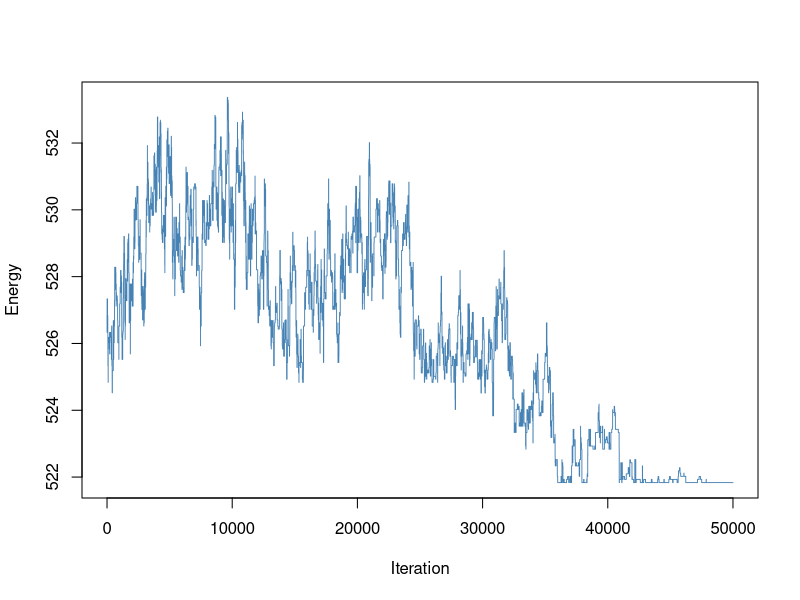

Recreate this plot in R. (Note: a time limit stopped this script after it produced the figure.)
##----------------------------------------------------------------------
## EVERYTHING YOU NEED TO CHANGE IS IN THIS SECTION OR THE FINAL SECTION

# Shortage of doctors, close to real numbers ratio
# Number of doctors available
# in realty before scaled down
ndoctors <- 20

# Number of nurses
nnurses <- 50

# Number of days in the schedule
ndays <- 7

# In US, on average each 12 hour shift,

# Number of staff present for each shift (must have same # of shifts)
# e.g., c(2, 3, 3) has three shifts with 2, 3, 3 people respectively
# Ideally, especially for urgent care, a higher doctor to nurse ratio is better
# 1:2 nurse to patient ratio
# 1 doctor : 2 nurses or fewer at all times
# 14-19: 16 patients per 12 hour shift
# Ideal
doctorstaffing <- c(4, 6)
nursestaffing <- c(8, 12)

# Penalties for violating each of six constraints
# Penalty 1: Each instance of two consecutive shifts (including overnight)
# Penalty 2: Each person who does not have two days off AT ALL
# Penalty 3: Each person who does not have two days off IN A ROW
# Penalty 4: Each instance of first shift following last shift on prev day
# Penalty 5: Each instance of working both weekend days (days 1, 2)
# Penalty 6: Weights for the stdev of nurses'/doctors' shifts in the schedule
#            (trying to make everyone work similar amounts)
#Penalty 7: Each instance of working more than three night shifts/week
penalties <- c(100, 100, 0.5, 5, 1, 2, 10)

# Number of iterations (if too small, might not be able to explore enough)
niter <- 50000

# The cooling schedule: what should the temperature be at step i out of n
coolingschedule <- function(i,n)
{
  # If you want greedy optimization, just fix some low temperature
  #return(1e-3)
  
  # Linear cooling schedule from 1 down to 0
  return(1 - (i/(n+1)))
}

## END OF PARAMETER SECTION
##----------------------------------------------------------------------

# (Some things which are calculated automatically)
doctorindices <- c(1,cumsum(doctorstaffing)+1)
nurseindices <- c(1,cumsum(nursestaffing)+1)
nshifts <- length(doctorstaffing)

# Function to calculate the "energy" (total cost of violations)
get_energy <- function(doctorsunwrapped, nursesunwrapped, penalties)
{
  return(get_energy_sub(doctorsunwrapped,penalties)+
           get_energy_sub(nursesunwrapped,penalties))
}

# ...calculates the energy contribution from doctors & nurses separately
get_energy_sub <- function(subsched, penalties) {
  max_night_shifts_allowed = 3
  energy <- 0
  
  # Array to keep track of total number of shifts worked by each worker
  totshift <- rep(0, dim(subsched)[1])
  
  # Array to keep track of the number of night shifts worked by each worker
  night_shifts <- rep(0, dim(subsched)[1])
  
  # Loop through each worker
  for (i in 1:dim(subsched)[1]) {
    # Count total shifts and night shifts for the current worker
    totshift[i] <- sum(subsched[i,,])
    night_shifts[i] <- sum(subsched[i,,] == 1)
    
    # Penalize if worker exceeds the max number of night shifts allowed (penalize each night shift over the limit)
    if (night_shifts[i] > max_night_shifts_allowed) {
      energy <- energy + penalties[7] * (night_shifts[i] - max_night_shifts_allowed)
    }
    
    # Check the last shift and whether worker has the last day off
    lastshift <- subsched[i, ndays, nshifts]
    prevoff <- all(subsched[i, ndays,] == FALSE)
    
    daysoff <- 0
    twoinarow <- 1  # Variable for tracking consecutive days off
    
    # Check for consecutive shifts across weeks and days off in a row
    if (lastshift == 1) {
      lastshift <- lastshift + subsched[i, ndays, nshifts - 1]  # Check if last shift is consecutive to the previous week
    }
    
    # Loop through each day in the schedule
    for (j in 1:ndays) {
      # If the worker has the day off, check if it satisfies "two days off in a row" condition
      if (all(subsched[i, j,] == FALSE)) {
        daysoff <- daysoff + 1
        if (prevoff) {
          twoinarow <- 0  # No consecutive off days if previous day was also off
        }
        prevoff <- TRUE
      } else {
        # If worker worked on the second day of a weekend-like schedule, penalize
        if (!prevoff && j == 2) {
          energy <- energy + penalties[5]
        }
        prevoff <- FALSE
      }
      
      # Check for wraparound shift streaks and assess penalties
      if (subsched[i, j, 1] == 1) {
        lastshift <- lastshift + 1
        if (lastshift > 0) {
          energy <- energy + penalties[4]
        }
        if (lastshift > 1) {
          energy <- energy + penalties[1]
        }
      } else {
        lastshift <- 0  # Reset if no shift worked
      }
      
      # Loop through remaining shifts in the day
      for (k in 2:nshifts) {
        if (subsched[i, j, k] == 1) {
          lastshift <- lastshift + 1
          if (lastshift > 1) {
            energy <- energy + penalties[1]
          }
        } else {
          lastshift <- 0  # Reset for non-working shifts
        }
      }
    }
    
    # After finishing the week, assess penalties related to days off
    energy <- energy + twoinarow * penalties[3] + (daysoff < 2) * penalties[2]
  }
  
  # Penalize energy according to standard deviation among shifts
  energy <- energy + penalties[6] * sd(totshift)
  
  return(energy)
}

# Initial point: put people into the schedule in numerical order each day
totalspots <- ndays * sum(doctorstaffing)
initialloop <- rep(1:ndoctors, ceiling(totalspots/ndoctors))
doctorschedule <- matrix(initialloop[1:totalspots], nrow = sum(doctorstaffing), ncol = ndays)
totalspots <- ndays * sum(nursestaffing)
initialloop <- rep(1:nnurses, ceiling(totalspots/nnurses))
nurseschedule <- matrix(initialloop[1:totalspots], nrow = sum(nursestaffing), ncol = ndays)

# Fill in the "unwrapped" schedules (separate schedule for each worker)
doctorsunwrapped <- array(0, c(ndoctors,ndays,nshifts))
for (i in 1:ndays)
{
  for (j in 1:nshifts)
  {
    for (k in doctorindices[j]:(doctorindices[j+1]-1))
    {
      doctorsunwrapped[doctorschedule[k,i],i,j] <- 1
    }
  }
}

nursesunwrapped <- array(0, c(nnurses,ndays,nshifts))
for (i in 1:ndays)
{
  for (j in 1:nshifts)
  {
    for (k in nurseindices[j]:(nurseindices[j+1]-1))
    {
      nursesunwrapped[nurseschedule[k,i],i,j] <- 1
    }
  }
}

# Starting energy...
energy <- rep(0,niter)
energy[1] <- get_energy(doctorsunwrapped, nursesunwrapped, penalties)

# Now run the Gibbs sampler.
for (i in 2:niter)
{
  # Current temperature (from our cooling schedule)
  temperature <- coolingschedule(i,niter)
  
  # Flip a coin to switch either a doctor or a nurse shift.
  if (runif(1) < 0.5)
  {
    # Choose a random shift
    prop <- doctorschedule
    posx <- sample(1:sum(doctorstaffing),1)
    posy <- sample(1:ndays,1)
    
    # Calculate which workers are available to swap into that shift and pick one
    available <- 1:ndoctors
    myblock <- min(which(doctorindices>posx))-1
    for (j in doctorindices[myblock]:(doctorindices[myblock+1]-1))
    {
      if (j != posx)
      {
        available <- setdiff(available, doctorschedule[j,posy])
      }
    }
    prop[posx,posy] <- sample(available,1)
    propunwrapped <- doctorsunwrapped
    propunwrapped[doctorschedule[posx,posy],posy,myblock] <- 0
    propunwrapped[prop[posx,posy],posy,myblock] <- 1
    
    # Calculate energy of new configuration
    new_energy <- get_energy(propunwrapped, nursesunwrapped, penalties)
    
    # With the appropriate probability, update state/energy
    if(runif(1) < exp((energy[i-1]-new_energy)/temperature))
    {
      energy[i] <- new_energy
      doctorschedule <- prop
      doctorsunwrapped <- propunwrapped
    }
    else # otherwise, leave things as they stand.
    {
      energy[i] <- energy[i-1]
    }
  }
  else # same as above, but if you are swapping a nurse
  {
    prop <- nurseschedule
    posx <- sample(1:sum(nursestaffing),1)
    posy <- sample(1:ndays,1)
    available <- 1:nnurses
    myblock <- min(which(nurseindices>posx))-1
    for (j in nurseindices[myblock]:(nurseindices[myblock+1]-1))
    {
      if (j != posx)
      {
        available <- setdiff(available, nurseschedule[j,posy])
      }
    }
    prop[posx,posy] <- sample(available,1)
    
    propunwrapped <- nursesunwrapped
    propunwrapped[nurseschedule[posx,posy],posy,myblock] <- 0
    propunwrapped[prop[posx,posy],posy,myblock] <- 1
    
    new_energy <- get_energy(doctorsunwrapped, propunwrapped, penalties)
    
    if(runif(1) < exp((energy[i-1]-new_energy)/temperature))
    {
      energy[i] <- new_energy
      nurseschedule <- prop
      nursesunwrapped <- propunwrapped
    }
    else
    {
      energy[i] <- energy[i-1]
    }
  }
}

##----------------------------------------------------------------------
## EVERYTHING YOU NEED TO CHANGE IS IN THIS SECTION OR THE FIRST SECTION

# Number of staff present for each shift (must have same # of shifts)
# e.g., c(2, 3, 3) has three shifts with 2, 3, 3 people respectively
# Ideally, especially for urgent care, a higher doctor to nurse ratio is better

# Various things you might want to look at:

# Plotting the energy over time
plot(energy, type="l", col="#4682B4", lwd=0.9, xlab="Iteration", ylab="Energy")

# What was the lowest energy? (Is this necessarily the energy of the final state?)
min(energy)

# Check out our final schedule.
#  The columns are days. If there are three shifts of 2 workers,
#  the first 2 rows are shift 1, the next 2 rows are shift 2, etc.
#  Numbers in table correspond to workers. 1, 2, 3, ...
print(doctorschedule)
print(nurseschedule)

# If you want to look at an individual person's schedule,
#  check the "unwrapped" matrices. For example,
#  the shift schedule for doctor 3 is below; rows are days,
#  columns are shifts, 1 = working, 0 not working
print(doctorsunwrapped[3,,])

## END OF FINAL SECTION
##----------------------------------------------------------------------

# Greedy
##----------------------------------------------------------------------
## EVERYTHING YOU NEED TO CHANGE IS IN THIS SECTION OR THE FINAL SECTION

# Number of staff present for each shift (must have same # of shifts)
# e.g., c(2, 3, 3) has three shifts with 2, 3, 3 people respectively
# Ideally, especially for urgent care, a higher doctor to nurse ratio is better

# The cooling schedule: what should the temperature be at step i out of n
coolingschedule <- function(i,n)
{
  # If you want greedy optimization, just fix some low temperature
  return(1e-3)
}

## END OF PARAMETER SECTION
##----------------------------------------------------------------------

# (Some things which are calculated automatically)
doctorindices <- c(1,cumsum(doctorstaffing)+1)
nurseindices <- c(1,cumsum(nursestaffing)+1)
nshifts <- length(doctorstaffing)

# Initial point: put people into the schedule in numerical order each day
totalspots <- ndays * sum(doctorstaffing)
initialloop <- rep(1:ndoctors, ceiling(totalspots/ndoctors))
doctorschedule <- matrix(initialloop[1:totalspots], nrow = sum(doctorstaffing), ncol = ndays)
totalspots <- ndays * sum(nursestaffing)
initialloop <- rep(1:nnurses, ceiling(totalspots/nnurses))
nurseschedule <- matrix(initialloop[1:totalspots], nrow = sum(nursestaffing), ncol = ndays)

# Fill in the "unwrapped" schedules (separate schedule for each worker)
doctorsunwrapped <- array(0, c(ndoctors,ndays,nshifts))
for (i in 1:ndays)
{
  for (j in 1:nshifts)
  {
    for (k in doctorindices[j]:(doctorindices[j+1]-1))
    {
      doctorsunwrapped[doctorschedule[k,i],i,j] <- 1
    }
  }
}

nursesunwrapped <- array(0, c(nnurses,ndays,nshifts))
for (i in 1:ndays)
{
  for (j in 1:nshifts)
  {
    for (k in nurseindices[j]:(nurseindices[j+1]-1))
    {
      nursesunwrapped[nurseschedule[k,i],i,j] <- 1
    }
  }
}

# Starting energy...
energy <- rep(0,niter)
energy[1] <- get_energy(doctorsunwrapped, nursesunwrapped, penalties)

# Now run the Gibbs sampler.
for (i in 2:niter)
{
  # Current temperature (from our cooling schedule)
  temperature <- coolingschedule(i,niter)
  
  # Flip a coin to switch either a doctor or a nurse shift.
  if (runif(1) < 0.5)
  {
    # Choose a random shift
    prop <- doctorschedule
    posx <- sample(1:sum(doctorstaffing),1)
    posy <- sample(1:ndays,1)
    
    # Calculate which workers are available to swap into that shift and pick one
    available <- 1:ndoctors
    myblock <- min(which(doctorindices>posx))-1
    for (j in doctorindices[myblock]:(doctorindices[myblock+1]-1))
    {
      if (j != posx)
      {
        available <- setdiff(available, doctorschedule[j,posy])
      }
    }
    prop[posx,posy] <- sample(available,1)
    propunwrapped <- doctorsunwrapped
    propunwrapped[doctorschedule[posx,posy],posy,myblock] <- 0
    propunwrapped[prop[posx,posy],posy,myblock] <- 1
    
    # Calculate energy of new configuration
    new_energy <- get_energy(propunwrapped, nursesunwrapped, penalties)
    
    # With the appropriate probability, update state/energy
    if(runif(1) < exp((energy[i-1]-new_energy)/temperature))
    {
      energy[i] <- new_energy
      doctorschedule <- prop
      doctorsunwrapped <- propunwrapped
    }
    else # otherwise, leave things as they stand.
    {
      energy[i] <- energy[i-1]
    }
  }
  else # same as above, but if you are swapping a nurse
  {
    prop <- nurseschedule
    posx <- sample(1:sum(nursestaffing),1)
    posy <- sample(1:ndays,1)
    available <- 1:nnurses
    myblock <- min(which(nurseindices>posx))-1
    for (j in nurseindices[myblock]:(nurseindices[myblock+1]-1))
    {
      if (j != posx)
      {
        available <- setdiff(available, nurseschedule[j,posy])
      }
    }
    prop[posx,posy] <- sample(available,1)
    
    propunwrapped <- nursesunwrapped
    propunwrapped[nurseschedule[posx,posy],posy,myblock] <- 0
    propunwrapped[prop[posx,posy],posy,myblock] <- 1
    
    new_energy <- get_energy(doctorsunwrapped, propunwrapped, penalties)
    
    if(runif(1) < exp((energy[i-1]-new_energy)/temperature))
    {
      energy[i] <- new_energy
      nurseschedule <- prop
      nursesunwrapped <- propunwrapped
    }
    else
    {
      energy[i] <- energy[i-1]
    }
  }
}

##----------------------------------------------------------------------
## EVERYTHING YOU NEED TO CHANGE IS IN THIS SECTION OR THE FIRST SECTION

# Various things you might want to look at:
# Plotting the energy over time
lines(energy, type = "l", col = "#FFA500", lwd = 0.9, xlab = "Iteration", ylab = "Energy")

# What was the lowest energy? (Is this necessarily the energy of the final state?)
min(energy)

# Check out our final schedule.
#  The columns are days. If there are three shifts of 2 workers,
#  the first 2 rows are shift 1, the next 2 rows are shift 2, etc.
#  Numbers in table correspond to workers. 1, 2, 3, ...
print(doctorschedule)
print(nurseschedule)

# If you want to look at an individual person's schedule,
#  check the "unwrapped" matrices. For example,
#  the shift schedule for doctor 3 is below; rows are days,
#  columns are shifts, 1 = working, 0 not working
print(doctorsunwrapped[3,,])

## END OF FINAL SECTION
##----------------------------------------------------------------------


#Log
##----------------------------------------------------------------------
## EVERYTHING YOU NEED TO CHANGE IS IN THIS SECTION OR THE FINAL SECTION

# Number of staff present for each shift (must have same # of shifts)
# e.g., c(2, 3, 3) has three shifts with 2, 3, 3 people respectively
# Ideally, especially for urgent care, a higher doctor to nurse ratio is better

# The cooling schedule: what should the temperature be at step i out of n
coolingschedule <- function(i,n)
{
  # Log cooling schedule
  return(0.02/log(1+(i+1)/n))
}

## END OF PARAMETER SECTION
##----------------------------------------------------------------------

# (Some things which are calculated automatically)
doctorindices <- c(1,cumsum(doctorstaffing)+1)
nurseindices <- c(1,cumsum(nursestaffing)+1)
nshifts <- length(doctorstaffing)

# Initial point: put people into the schedule in numerical order each day
totalspots <- ndays * sum(doctorstaffing)
initialloop <- rep(1:ndoctors, ceiling(totalspots/ndoctors))
doctorschedule <- matrix(initialloop[1:totalspots], nrow = sum(doctorstaffing), ncol = ndays)
totalspots <- ndays * sum(nursestaffing)
initialloop <- rep(1:nnurses, ceiling(totalspots/nnurses))
nurseschedule <- matrix(initialloop[1:totalspots], nrow = sum(nursestaffing), ncol = ndays)

# Fill in the "unwrapped" schedules (separate schedule for each worker)
doctorsunwrapped <- array(0, c(ndoctors,ndays,nshifts))
for (i in 1:ndays)
{
  for (j in 1:nshifts)
  {
    for (k in doctorindices[j]:(doctorindices[j+1]-1))
    {
      doctorsunwrapped[doctorschedule[k,i],i,j] <- 1
    }
  }
}

nursesunwrapped <- array(0, c(nnurses,ndays,nshifts))
for (i in 1:ndays)
{
  for (j in 1:nshifts)
  {
    for (k in nurseindices[j]:(nurseindices[j+1]-1))
    {
      nursesunwrapped[nurseschedule[k,i],i,j] <- 1
    }
  }
}

# Starting energy...
energy <- rep(0,niter)
energy[1] <- get_energy(doctorsunwrapped, nursesunwrapped, penalties)

# Now run the Gibbs sampler.
for (i in 2:niter)
{
  # Current temperature (from our cooling schedule)
  temperature <- coolingschedule(i,niter)
  
  # Flip a coin to switch either a doctor or a nurse shift.
  if (runif(1) < 0.5)
  {
    # Choose a random shift
    prop <- doctorschedule
    posx <- sample(1:sum(doctorstaffing),1)
    posy <- sample(1:ndays,1)
    
    # Calculate which workers are available to swap into that shift and pick one
    available <- 1:ndoctors
    myblock <- min(which(doctorindices>posx))-1
    for (j in doctorindices[myblock]:(doctorindices[myblock+1]-1))
    {
      if (j != posx)
      {
        available <- setdiff(available, doctorschedule[j,posy])
      }
    }
    prop[posx,posy] <- sample(available,1)
    propunwrapped <- doctorsunwrapped
    propunwrapped[doctorschedule[posx,posy],posy,myblock] <- 0
    propunwrapped[prop[posx,posy],posy,myblock] <- 1
    
    # Calculate energy of new configuration
    new_energy <- get_energy(propunwrapped, nursesunwrapped, penalties)
    
    # With the appropriate probability, update state/energy
    if(runif(1) < exp((energy[i-1]-new_energy)/temperature))
    {
      energy[i] <- new_energy
      doctorschedule <- prop
      doctorsunwrapped <- propunwrapped
    }
    else # otherwise, leave things as they stand.
    {
      energy[i] <- energy[i-1]
    }
  }
  else # same as above, but if you are swapping a nurse
  {
    prop <- nurseschedule
    posx <- sample(1:sum(nursestaffing),1)
    posy <- sample(1:ndays,1)
    available <- 1:nnurses
    myblock <- min(which(nurseindices>posx))-1
    for (j in nurseindices[myblock]:(nurseindices[myblock+1]-1))
    {
      if (j != posx)
      {
        available <- setdiff(available, nurseschedule[j,posy])
      }
    }
    prop[posx,posy] <- sample(available,1)
    
    propunwrapped <- nursesunwrapped
    propunwrapped[nurseschedule[posx,posy],posy,myblock] <- 0
    propunwrapped[prop[posx,posy],posy,myblock] <- 1
    
    new_energy <- get_energy(doctorsunwrapped, propunwrapped, penalties)
    
    if(runif(1) < exp((energy[i-1]-new_energy)/temperature))
    {
      energy[i] <- new_energy
      nurseschedule <- prop
      nursesunwrapped <- propunwrapped
    }
    else
    {
      energy[i] <- energy[i-1]
    }
  }
}

##----------------------------------------------------------------------
## EVERYTHING YOU NEED TO CHANGE IS IN THIS SECTION OR THE FIRST SECTION

# Various things you might want to look at:

# Plotting the energy over time
# Add the second line with a red dashed line
lines(energy, type="l", col="#006400", lwd=0.9, lty=1)  #

# What was the lowest energy? (Is this necessarily the energy of the final state?)
min(energy)

# Check out our final schedule.
#  The columns are days. If there are three shifts of 2 workers,
#  the first 2 rows are shift 1, the next 2 rows are shift 2, etc.
#  Numbers in table correspond to workers. 1, 2, 3, ...
print(doctorschedule)
print(nurseschedule)

# If you want to look at an individual person's schedule,
#  check the "unwrapped" matrices. For example,
#  the shift schedule for doctor 3 is below; rows are days,
#  columns are shifts, 1 = working, 0 not working
print(doctorsunwrapped[3,,])

## END OF FINAL SECTION
##----------------------------------------------------------------------


# Exponential
##----------------------------------------------------------------------
## EVERYTHING YOU NEED TO CHANGE IS IN THIS SECTION OR THE FINAL SECTION

# Number of staff present for each shift (must have same # of shifts)
# e.g., c(2, 3, 3) has three shifts with 2, 3, 3 people respectively
# Ideally, especially for urgent care, a higher doctor to nurse ratio is better

# Exponential cooling schedule
coolingschedule <- function(i, n) {
  T0 <- 1 # Initial temperature
  alpha <- 5 / n # Decay rate (adjust this as needed for your application)
  return(T0 * exp(-alpha * i))
}

## END OF PARAMETER SECTION
##----------------------------------------------------------------------

# Calculate indices for doctors and nurses
doctorindices <- c(1, cumsum(doctorstaffing) + 1)
nurseindices <- c(1, cumsum(nursestaffing) + 1)
nshifts <- length(doctorstaffing)

# Initial schedules
totalspots <- ndays * sum(doctorstaffing)
initialloop <- rep(1:ndoctors, ceiling(totalspots / ndoctors))
doctorschedule <- matrix(initialloop[1:totalspots], nrow = sum(doctorstaffing), ncol = ndays)
totalspots <- ndays * sum(nursestaffing)
initialloop <- rep(1:nnurses, ceiling(totalspots / nnurses))
nurseschedule <- matrix(initialloop[1:totalspots], nrow = sum(nursestaffing), ncol = ndays)

# Unwrapped schedules for each worker
doctorsunwrapped <- array(0, c(ndoctors, ndays, nshifts))
for (i in 1:ndays) {
  for (j in 1:nshifts) {
    for (k in doctorindices[j]:(doctorindices[j + 1] - 1)) {
      doctorsunwrapped[doctorschedule[k, i], i, j] <- 1
    }
  }
}

nursesunwrapped <- array(0, c(nnurses, ndays, nshifts))
for (i in 1:ndays) {
  for (j in 1:nshifts) {
    for (k in nurseindices[j]:(nurseindices[j + 1] - 1)) {
      nursesunwrapped[nurseschedule[k, i], i, j] <- 1
    }
  }
}

# Starting energy
energy <- rep(0, niter)
energy[1] <- get_energy(doctorsunwrapped, nursesunwrapped, penalties)

# Gibbs sampler with exponential cooling schedule
for (i in 2:niter) {
  temperature <- coolingschedule(i, niter)
  
  if (runif(1) < 0.5) {
    prop <- doctorschedule
    posx <- sample(1:sum(doctorstaffing), 1)
    posy <- sample(1:ndays, 1)
    available <- 1:ndoctors
    myblock <- min(which(doctorindices > posx)) - 1
    for (j in doctorindices[myblock]:(doctorindices[myblock + 1] - 1)) {
      if (j != posx) {
        available <- setdiff(available, doctorschedule[j, posy])
      }
    }
    prop[posx, posy] <- sample(available, 1)
    propunwrapped <- doctorsunwrapped
    propunwrapped[doctorschedule[posx, posy], posy, myblock] <- 0
    propunwrapped[prop[posx, posy], posy, myblock] <- 1
    new_energy <- get_energy(propunwrapped, nursesunwrapped, penalties)
    if (runif(1) < exp((energy[i - 1] - new_energy) / temperature)) {
      energy[i] <- new_energy
      doctorschedule <- prop
      doctorsunwrapped <- propunwrapped
    } else {
      energy[i] <- energy[i - 1]
    }
  } else {
    prop <- nurseschedule
    posx <- sample(1:sum(nursestaffing), 1)
    posy <- sample(1:ndays, 1)
    available <- 1:nnurses
    myblock <- min(which(nurseindices > posx)) - 1
    for (j in nurseindices[myblock]:(nurseindices[myblock + 1] - 1)) {
      if (j != posx) {
        available <- setdiff(available, nurseschedule[j, posy])
      }
    }
    prop[posx, posy] <- sample(available, 1)
    propunwrapped <- nursesunwrapped
    propunwrapped[nurseschedule[posx, posy], posy, myblock] <- 0
    propunwrapped[prop[posx, posy], posy, myblock] <- 1
    new_energy <- get_energy(doctorsunwrapped, propunwrapped, penalties)
    if (runif(1) < exp((energy[i - 1] - new_energy) / temperature)) {
      energy[i] <- new_energy
      nurseschedule <- prop
      nursesunwrapped <- propunwrapped
    } else {
      energy[i] <- energy[i - 1]
    }
  }
}

##----------------------------------------------------------------------
## EVERYTHING YOU NEED TO CHANGE IS IN THIS SECTION OR THE FIRST SECTION

# Lowest energy achieved
cat("Lowest Energy:", min(energy), "\n")

# Final schedules for doctors and nurses
print("Final Doctors Schedule:")
print(doctorschedule)
print("Final Nurses Schedule:")
print(nurseschedule)

# Example: Doctor 3's unwrapped schedule
print("Doctor 3's Schedule:")
print(doctorsunwrapped[3, , ])

## END OF FINAL SECTION
##----------------------------------------------------------------------

# Plotting the energy over time
lines(energy, type = "l", col = "#B22222", lwd = 0.75)

# Lowest energy achieved
min_energy <- min(energy)
cat("Lowest energy:", min_energy, "\n")



# Cosine
##----------------------------------------------------------------------
## EVERYTHING YOU NEED TO CHANGE IS IN THIS SECTION OR THE FINAL SECTION

# Number of staff present for each shift (must have same # of shifts)
# e.g., c(2, 3, 3) has three shifts with 2, 3, 3 people respectively
# Ideally, especially for urgent care, a higher doctor to nurse ratio is better

# Cosine cooling schedule
coolingschedule <- function(i, n) {
  T_start <- 1
  return(max(1e-6, T_start * (0.5 + 0.5 * cos(pi * i / n))))
}

## END OF PARAMETER SECTION
##----------------------------------------------------------------------

# Calculate indices for doctors and nurses
doctorindices <- c(1, cumsum(doctorstaffing) + 1)
nurseindices <- c(1, cumsum(nursestaffing) + 1)
nshifts <- length(doctorstaffing)

# Initial schedules
totalspots <- ndays * sum(doctorstaffing)
initialloop <- rep(1:ndoctors, ceiling(totalspots / ndoctors))
doctorschedule <- matrix(initialloop[1:totalspots], nrow = sum(doctorstaffing), ncol = ndays)
totalspots <- ndays * sum(nursestaffing)
initialloop <- rep(1:nnurses, ceiling(totalspots / nnurses))
nurseschedule <- matrix(initialloop[1:totalspots], nrow = sum(nursestaffing), ncol = ndays)

# Unwrapped schedules for each worker
doctorsunwrapped <- array(0, c(ndoctors, ndays, nshifts))
for (i in 1:ndays) {
  for (j in 1:nshifts) {
    for (k in doctorindices[j]:(doctorindices[j + 1] - 1)) {
      doctorsunwrapped[doctorschedule[k, i], i, j] <- 1
    }
  }
}

nursesunwrapped <- array(0, c(nnurses, ndays, nshifts))
for (i in 1:ndays) {
  for (j in 1:nshifts) {
    for (k in nurseindices[j]:(nurseindices[j + 1] - 1)) {
      nursesunwrapped[nurseschedule[k, i], i, j] <- 1
    }
  }
}

# Starting energy
energy <- rep(0, niter)
energy[1] <- get_energy(doctorsunwrapped, nursesunwrapped, penalties)

# Gibbs sampler with exponential cooling schedule
for (i in 2:niter) {
  temperature <- coolingschedule(i, niter)
  
  if (runif(1) < 0.5) {
    prop <- doctorschedule
    posx <- sample(1:sum(doctorstaffing), 1)
    posy <- sample(1:ndays, 1)
    available <- 1:ndoctors
    myblock <- min(which(doctorindices > posx)) - 1
    for (j in doctorindices[myblock]:(doctorindices[myblock + 1] - 1)) {
      if (j != posx) {
        available <- setdiff(available, doctorschedule[j, posy])
      }
    }
    prop[posx, posy] <- sample(available, 1)
    propunwrapped <- doctorsunwrapped
    propunwrapped[doctorschedule[posx, posy], posy, myblock] <- 0
    propunwrapped[prop[posx, posy], posy, myblock] <- 1
    new_energy <- get_energy(propunwrapped, nursesunwrapped, penalties)
    if (runif(1) < exp((energy[i - 1] - new_energy) / temperature)) {
      energy[i] <- new_energy
      doctorschedule <- prop
      doctorsunwrapped <- propunwrapped
    } else {
      energy[i] <- energy[i - 1]
    }
  } else {
    prop <- nurseschedule
    posx <- sample(1:sum(nursestaffing), 1)
    posy <- sample(1:ndays, 1)
    available <- 1:nnurses
    myblock <- min(which(nurseindices > posx)) - 1
    for (j in nurseindices[myblock]:(nurseindices[myblock + 1] - 1)) {
      if (j != posx) {
        available <- setdiff(available, nurseschedule[j, posy])
      }
    }
    prop[posx, posy] <- sample(available, 1)
    propunwrapped <- nursesunwrapped
    propunwrapped[nurseschedule[posx, posy], posy, myblock] <- 0
    propunwrapped[prop[posx, posy], posy, myblock] <- 1
    new_energy <- get_energy(doctorsunwrapped, propunwrapped, penalties)
    if (runif(1) < exp((energy[i - 1] - new_energy) / temperature)) {
      energy[i] <- new_energy
      nurseschedule <- prop
      nursesunwrapped <- propunwrapped
    } else {
      energy[i] <- energy[i - 1]
    }
  }
}

##----------------------------------------------------------------------
## EVERYTHING YOU NEED TO CHANGE IS IN THIS SECTION OR THE FIRST SECTION

# Lowest energy achieved
cat("Lowest Energy:", min(energy), "\n")

# Final schedules for doctors and nurses
print("Final Doctors Schedule:")
print(doctorschedule)
print("Final Nurses Schedule:")
print(nurseschedule)

# Example: Doctor 3's unwrapped schedule
print("Doctor 3's Schedule:")
print(doctorsunwrapped[3, , ])

## END OF FINAL SECTION
##----------------------------------------------------------------------

# Plotting the energy over time
lines(energy, type = "l", col = "#FF00FF", lwd = 0.75)

# Lowest energy achieved
min_energy <- min(energy)
cat("Lowest energy:", min_energy, "\n")

# Add custom legend
legend("topright", 
       legend = c("Linear", "Greedy", "Log", "Exponential", "Cosine"),  
       col = c("#4682B4", "#FFA500", "#006400", "#B22222", "#FF00FF"),  
       lty = c(1, 1, 1, 1, 1),                                        
       lwd = c(2, 2, 2, 2, 2),                                   
       box.lwd = 0.5)                                                 

title(main = "Energy vs. Time")
